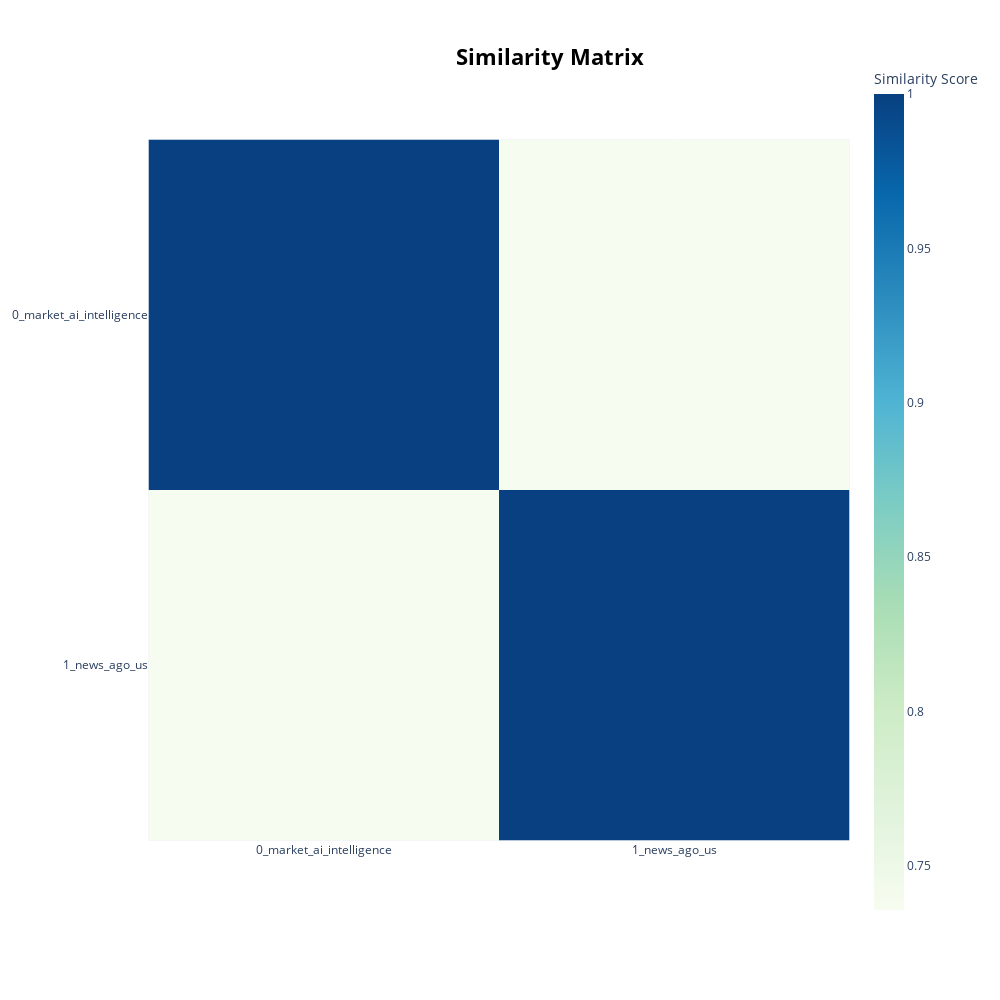

The notebook cell saved with this chart:
### Code cell
topic_model.visualize_heatmap(n_clusters=1, width=1000, height=1000)

### Figure 1 — Plotly figure (JSON) as saved in the notebook; plotly's stock layout.template omitted (floating-point values rounded to 4 significant figures)
{"data": [{"coloraxis": "coloraxis", "hovertemplate": "x: %{x}<br>y: %{y}<br>Similarity Score: %{z}<extra></extra>", "name": "0", "type": "heatmap", "x": ["0_market_ai_intelligence", "1_news_ago_us"], "xaxis": "x", "y": ["0_market_ai_intelligence", "1_news_ago_us"], "yaxis": "y", "z": [[1.0, 0.7357], [0.7357, 1]]}], "layout": {"coloraxis": {"colorbar": {"title": {"text": "Similarity Score"}}, "colorscale": [[0, "rgb(247,252,240)"], [0.125, "rgb(224,243,219)"], [0.25, "rgb(204,235,197)"], [0.375, "rgb(168,221,181)"], [0.5, "rgb(123,204,196)"], [0.625, "rgb(78,179,211)"], [0.75, "rgb(43,140,190)"], [0.875, "rgb(8,104,172)"], [1, "rgb(8,64,129)"]]}, "height": 1000, "hoverlabel": {"bgcolor": "white", "font": {"family": "Rockwell", "size": 16}}, "legend": {"title": {"text": "Trend"}}, "margin": {"t": 60}, "showlegend": true, "title": {"font": {"color": "Black", "size": 22}, "text": "<b>Similarity Matrix</b>", "x": 0.55, "xanchor": "center", "y": 0.95, "yanchor": "top"}, "width": 1000, "xaxis": {"anchor": "y", "constrain": "domain", "domain": [0, 1], "scaleanchor": "y"}, "yaxis": {"anchor": "x", "autorange": "reversed", "constrain": "domain", "domain": [0, 1]}}}
